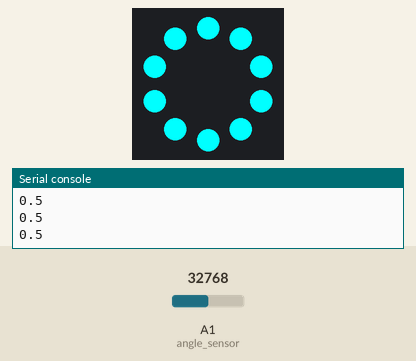
Recording of a program running on a simulated Circuit Playground running CircuitPython. Parts: the board's ring of 10 RGB LEDs (number 0 left of the top, counting anticlockwise), the last lines printed to the serial console. The test bench sets the inputs (shaded band); at power-on: A1 (angle_sensor) = 32768 (analog values on the 0–65535 scale).

Above: at 1.2 s.
1.3 s: A1 (angle_sensor) set to 45874
At 1.9 s:
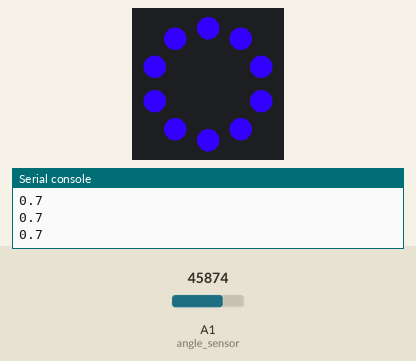
2.9 s: A1 (angle_sensor) set to 57670
At 3.4 s:
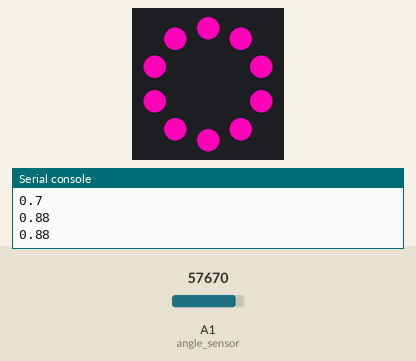
4.5 s: A1 (angle_sensor) set to 65535
At 4.9 s:
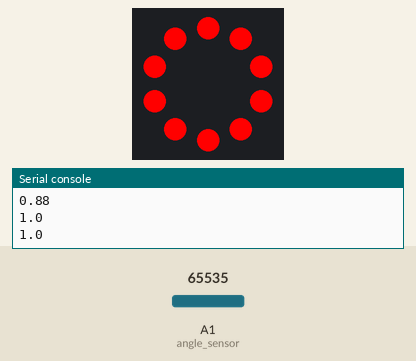
6.1 s: A1 (angle_sensor) set to 19660
At 7.4 s:
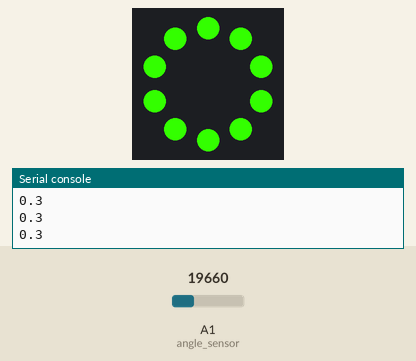
7.7 s: A1 (angle_sensor) set to 7864
At 9.0 s:
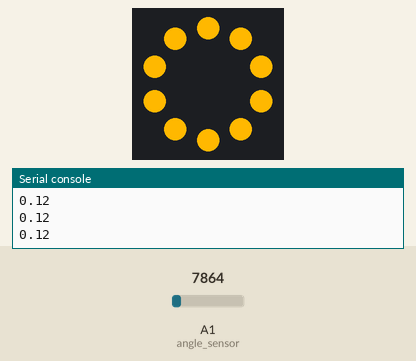
9.3 s: A1 (angle_sensor) set to 0
At 10.6 s:
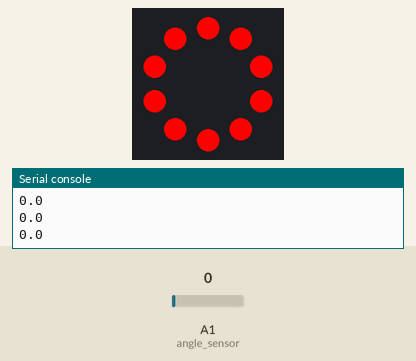
Timing chart, 0 to 11.9 s (numbered marks = the images above; inputs shaded):
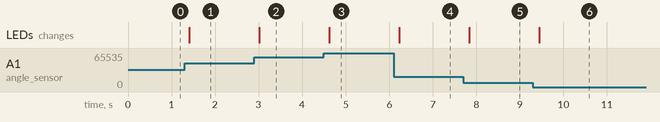

The program:

code.py
```python
import time
import board
import analogio
from adafruit_circuitplayground import cp
import adafruit_fancyled.adafruit_fancyled as fancy

angle_sensor = analogio.AnalogIn(board.A1)

starting_color = (0,0,255)
OFF = (0,0,0)

cp.pixels.fill( starting_color )

while True:
    angle_normalized = round( angle_sensor.value/ 65536, 3)
    print( angle_normalized )
    hue = angle_normalized
    color_hsv = fancy.CHSV( hue ) #input 0 to 1 for H, S, V :: OK to send only Hue
    color_RGB_normalized = fancy.CRGB( color_hsv )
    color_RGB = fancy.denormalize( color_RGB_normalized )
    cp.pixels.fill( color_RGB )
    time.sleep( 0.2)
```

Measured:
- after the input at 1.3 s, the LEDs: change after 0.11 s (image 1)
- after the input at 2.9 s, the LEDs: change after 0.12 s (image 2)
- after the input at 4.5 s, the LEDs: change after 0.12 s (image 3)
- after the input at 6.1 s, the LEDs: change after 0.13 s (image 4)
- after the input at 7.7 s, the LEDs: change after 0.14 s (image 5)
- after the input at 9.3 s, the LEDs: change after 0.15 s (image 6)
